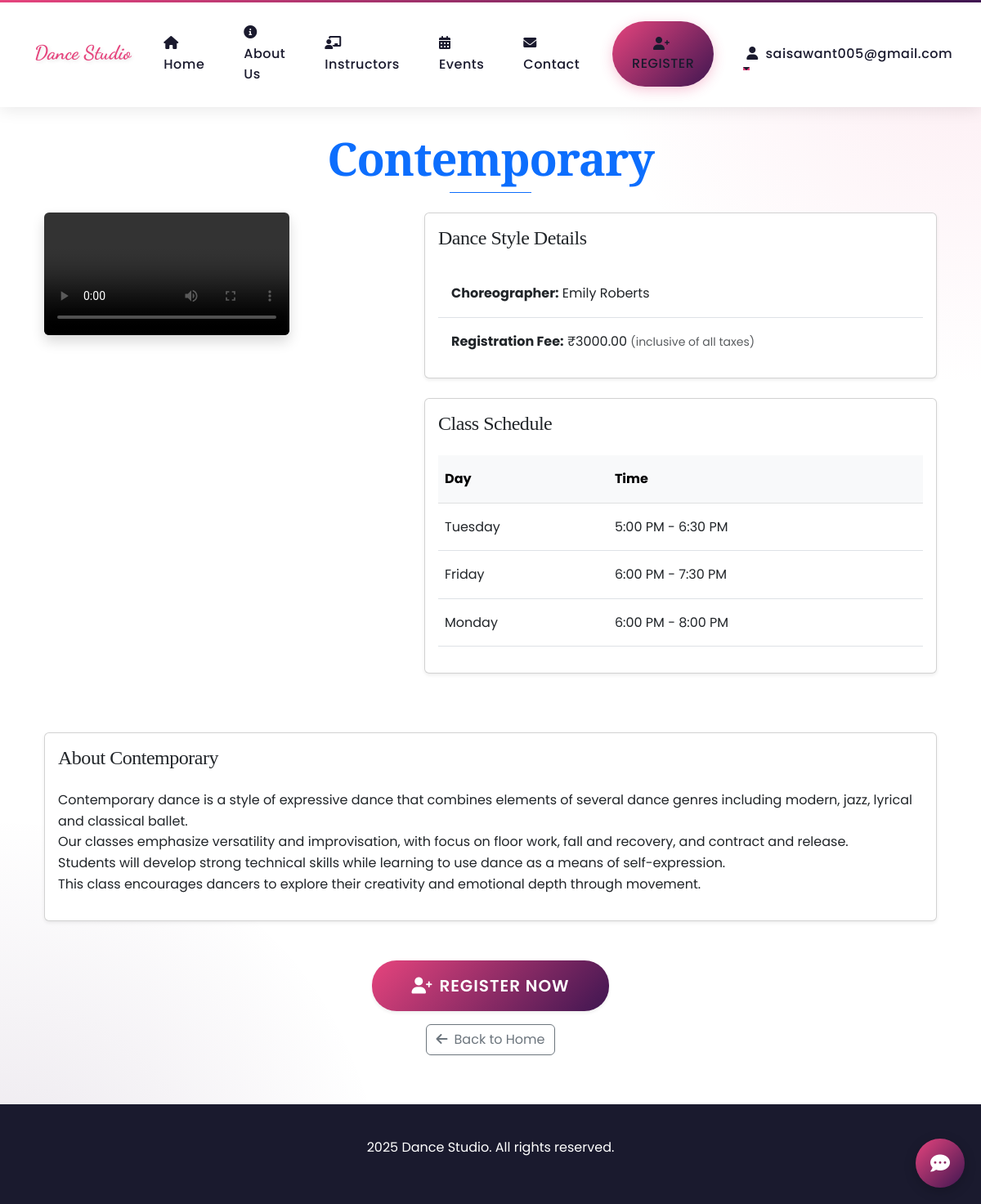
/style/2/ (signed in), run on the app's committed database.
### dance_styles/models.py (models this page shows, shortened)
class DanceStyle(models.Model):
    name = models.CharField(max_length=100)
    image = models.ImageField(upload_to='dance_styles/', null=True, blank=True)
    video = models.FileField(upload_to='dance_videos/', null=True, blank=True)
    choreographer = models.CharField(max_length=100)
    registration_fee = models.DecimalField(max_digits=10, decimal_places=2)
    description = models.TextField()

class ClassSlot(models.Model):
    dance_style = models.ForeignKey(DanceStyle, on_delete=models.CASCADE, related_name='class_slots')
    day = models.CharField(max_length=20)
    start_time = models.TimeField()
    end_time = models.TimeField()

### dance_styles/views.py (the view)
# urls.py: path('style/<int:style_id>/', views.dance_style_detail, name='dance_style_detail'),
@login_required(login_url='dance_styles:login')
def dance_style_detail(request, style_id):
    dance_style = get_object_or_404(DanceStyle, id=style_id)
    return render(request, 'dance_styles/dance_style_detail.html', {'dance_style': dance_style})

### dance_styles/templates/dance_styles/dance_style_detail.html (shortened to what this page needs)
{% extends 'dance_styles/base.html' %}
{% block content %}
<div class="container" style="padding-top: 80px;">
    <div class="text-center mb-4">
        <h1 class="display-4 fw-bold text-primary mb-2">{{ dance_style.name }}</h1>
        <div class="border-bottom border-primary mx-auto" style="width: 100px;"></div>
    </div>
    <div class="row mb-5">
        <div class="col-md-5">
            {% if dance_style.video %}
            <div class="mb-4">
                <video controls class="img-fluid rounded shadow">
                    <source src="{{ dance_style.video.url }}" type="video/mp4">
                </video>
            </div>
            {% elif dance_style.image %}
            <img src="{{ dance_style.image.url }}" class="img-fluid rounded shadow" alt="{{ dance_style.name }}">
            {% else %}
            <div class="bg-light text-center p-5 rounded shadow">
                <i class="fas fa-image fa-3x text-muted mb-3"></i>
                <span class="text-muted d-block">No image or video available</span>
            </div>
            {% endif %}
        </div>
        <div class="col-md-7">
            <div class="card mb-4 shadow-sm">
                <div class="card-body">
                    <h5 class="card-title h4 mb-4">Dance Style Details</h5>
                    <ul class="list-group list-group-flush">
                        <li class="list-group-item py-3"><strong>Choreographer:</strong> {{ dance_style.choreographer }}</li>
                        <li class="list-group-item py-3"><strong>Registration Fee:</strong> ₹{{ dance_style.registration_fee|floatformat:2 }} <small class="text-muted">(inclusive of all taxes)</small></li>
                    </ul>
                </div>
            </div>
            <div class="card mb-4 shadow-sm">
                <div class="card-body">
                    <h5 class="card-title h4 mb-4">Class Schedule</h5>
                    {% if dance_style.class_slots.all %}
                    <table class="table table-hover">
                        <thead class="table-light">
                            <tr>
                                <th class="py-3">Day</th>
                                <th class="py-3">Time</th>
                            </tr>
                        </thead>
                        <tbody>
                            {% for slot in dance_style.class_slots.all %}
                            <tr>
                                <td class="py-3">{{ slot.day }}</td>
                                <td class="py-3">{{ slot.start_time|time:"g:i A" }} - {{ slot.end_time|time:"g:i A" }}</td>
                            </tr>
                            {% endfor %}
                        </tbody>
                    </table>
                    {% else %}
                    <p class="text-muted">No class slots available yet.</p>
                    {% endif %}
                </div>
            </div>
        </div>
    </div>
    <div class="row mb-5">
        <div class="col-12">
            <div class="card shadow-sm">
                <div class="card-body">
                    <h5 class="card-title h4 mb-4">About {{ dance_style.name }}</h5>
                    <p class="card-text lead">{{ dance_style.description|linebreaks }}</p>
                </div>
            </div>
        </div>
    </div>
    <div class="text-center mt-4 mb-5">
        <a href="{% url 'dance_styles:register' %}?dance_style={{ dance_style.id }}"
           class="btn btn-primary btn-lg px-5 py-3 shadow-sm hover-lift">
            <i class="fas fa-user-plus me-2"></i>Register Now
        </a>
        <div class="mt-3">
            <a href="{% url 'dance_styles:home' %}" class="btn btn-outline-secondary">
                <i class="fas fa-arrow-left me-2"></i>Back to Home
            </a>
        </div>
    </div>
</div>
{% endblock %}

### dance_styles/templates/dance_styles/base.html (shortened to what this page needs)
<!DOCTYPE html>
<html lang="en">
<head>
    <link href="https://cdn.jsdelivr.net/npm/bootstrap@5.3.0/dist/css/bootstrap.min.css" rel="stylesheet">
    <link href="https://cdnjs.cloudflare.com/ajax/libs/font-awesome/6.0.0/css/all.min.css" rel="stylesheet">
    <link href="https://unpkg.com/aos@2.3.1/dist/aos.css" rel="stylesheet">
    <link rel="stylesheet" href="https://cdnjs.cloudflare.com/ajax/libs/animate.css/4.1.1/animate.min.css"/>
</head>
<body>
    <nav class="navbar navbar-expand-lg fixed-top">
        <div class="container">
            <a class="navbar-brand" href="{% url 'dance_styles:home' %}">Dance Studio</a>
            <div class="collapse navbar-collapse" id="navbarNav">
                <ul class="navbar-nav ms-auto align-items-center">
                    {% if user.is_authenticated %}
                    <li class="nav-item">
                        <a class="nav-link" href="{% url 'dance_styles:home' %}">
                            <i class="fas fa-home me-1"></i> Home
                        </a>
                    </li>
                    {% endif %}
                    <li class="nav-item">
                        <a class="nav-link" href="{% url 'dance_styles:about' %}">
                            <i class="fas fa-info-circle me-1"></i> About Us
                        </a>
                    </li>
                    <li class="nav-item">
                        <a class="nav-link" href="{% url 'dance_styles:instructors' %}">
                            <i class="fas fa-chalkboard-teacher me-1"></i> Instructors
                        </a>
                    </li>
                    <li class="nav-item">
                        <a class="nav-link" href="{% url 'dance_styles:events' %}">
                            <i class="fas fa-calendar-alt me-1"></i> Events
                        </a>
                    </li>
                    <li class="nav-item">
                        <a class="nav-link" href="{% url 'dance_styles:contact' %}">
                            <i class="fas fa-envelope me-1"></i> Contact
                        </a>
                    </li>
                    {% if user.is_authenticated %}
                    <li class="nav-item">
                        <a class="nav-link btn btn-primary text-white rounded-pill px-4" href="{% url 'dance_styles:register' %}">
                            <i class="fas fa-user-plus me-1"></i> Register
                        </a>
                    </li>
                    {% endif %}
                    {% if user.is_authenticated %}
                    <li class="nav-item dropdown">
                        <a class="nav-link dropdown-toggle" href="#" id="navbarDropdown" role="button" data-bs-toggle="dropdown" aria-expanded="false">
                            <i class="fas fa-user me-1"></i> {{ user.username }}
                        </a>
                    </li>
                    {% endif %}
                </ul>
            </div>
        </div>
    </nav>
    <div class="container" style="padding-top: 80px;">
        {% block content %}{% endblock %}
    </div>
    <footer class="footer text-center">
        <div class="container">
            <p> 2025 Dance Studio. All rights reserved.</p>
        </div>
    </footer>
    {% if user.is_authenticated %}
    <div class="chatbot-button" id="chatbotButton">
        <i class="fas fa-comment-dots"></i>
    </div>
    {% endif %}
</body>
</html>

### dance_styles/templates/dance_styles/base.html (style rules this page uses)
:root { --primary-color: #E6447D; --secondary-color: #3F1651; --dark-color: #1A1A2E; --light-color: #FFFFFF; --accent-color: #FFB703; --gradient-primary: linear-gradient(135deg, var(--primary-color), var(--secondary-color)); --font-heading: 'Playfair Display', serif; --font-body: 'Poppins', sans-serif; --font-accent: 'Dancing Script', cursive; }
body { font-family: var(--font-body); background-color: var(--light-color); color: var(--dark-color); overflow-x: hidden; scroll-behavior: smooth; line-height: 1.6; background-image: radial-gradient(circle at 100% 0%, rgba(230, 68, 125, 0.1) 0%, transparent 25%), radial-gradient(circle at 0% 100%, rgba(63, 22, 81, 0.1) 0%, transparent 25%); background-attachment: fixed; }
h1, h2, h3, h4, h5, h6 { font-family: var(--font-heading); font-weight: 700; letter-spacing: -0.02em; }
.navbar { background-color: rgba(255, 255, 255, 0.98); backdrop-filter: blur(10px); box-shadow: 0 2px 20px rgba(0,0,0,0.1); padding: 1.2rem 0; transition: all 0.3s ease; }
.navbar::before { content: ''; position: absolute; top: 0; left: 0; right: 0; height: 3px; background: var(--gradient-primary); }
.navbar .nav-link { position: relative; margin: 0 1rem; font-weight: 500; letter-spacing: 0.5px; }
.navbar .nav-link::before { content: ''; position: absolute; bottom: -5px; left: 0; width: 0; height: 2px; background: var(--primary-color); transition: width 0.3s ease; }
.navbar-brand { font-family: 'Dancing Script', cursive; font-size: 2rem; color: var(--primary-color) !important; text-shadow: 2px 2px 4px rgba(0,0,0,0.1); }
.navbar-brand { color: var(--primary-color) !important; font-weight: 700; font-size: 1.5rem; }
.nav-link { color: var(--dark-color) !important; font-weight: 500; margin: 0 0.5rem; position: relative; }
.nav-link::after { content: ''; position: absolute; width: 0; height: 2px; bottom: 0; left: 0; background-color: var(--primary-color); transition: width 0.3s ease; }
.btn-primary { background: var(--gradient-primary); border: none; border-radius: 30px; padding: 1rem 3rem; font-weight: 600; letter-spacing: 1px; text-transform: uppercase; transition: all 0.3s ease; color: white; position: relative; overflow: hidden; z-index: 1; box-shadow: 0 4px 15px rgba(230, 68, 125, 0.3); }
.btn-primary::after { content: '💃'; position: absolute; right: -30px; top: 50%; transform: translateY(-50%); font-size: 1.2em; opacity: 0; transition: all 0.3s ease; }
.btn-primary::before { content: ''; position: absolute; top: 0; left: 0; width: 0; height: 100%; background-color: var(--secondary-color); transition: all 0.3s ease; z-index: -1; }
.footer { background-color: var(--dark-color); color: white; padding: 40px 0; margin-top: 60px; }
.display-4 { font-weight: 700; margin-bottom: 1rem; }
.lead { font-weight: 400; font-size: 1.2rem; }
.chatbot-button { position: fixed; bottom: 20px; right: 20px; background: var(--gradient-primary); color: white; width: 60px; height: 60px; border-radius: 50%; cursor: pointer; display: flex; align-items: center; justify-content: center; box-shadow: 0 4px 15px rgba(0, 0, 0, 0.2); transition: transform 0.3s ease, background 0.3s ease; z-index: 1000; }
.chatbot-button i { font-size: 1.5rem; }

### dance_styles/templates/dance_styles/dance_style_detail.html (style rules this page uses)
.hover-lift { transition: transform 0.2s ease; }

### data on the page
DanceStyle: name "Contemporary", choreographer "Emily Roberts", registration_fee "3000.00", description "Contemporary dance is a style of expressive dance that combines elements of several dance genres including modern, jazz, lyrical and classical ballet. Our classes emphasize versatility and improvisation, with focus on floor work, fall and recovery, and contract and release. Students will develop strong technical skills while learning to use dance as a means of self-expression. This class encourages dancers to explore their creativity and emotional depth through movement."
ClassSlot: day "Tuesday", start_time "5:00 PM", end_time "6:30 PM"
ClassSlot: day "Friday", start_time "6:00 PM", end_time "7:30 PM"
ClassSlot: day "Monday", start_time "6:00 PM", end_time "8:00 PM"

### other printed values
{{ user.username }} "saisawant005@gmail.com"
